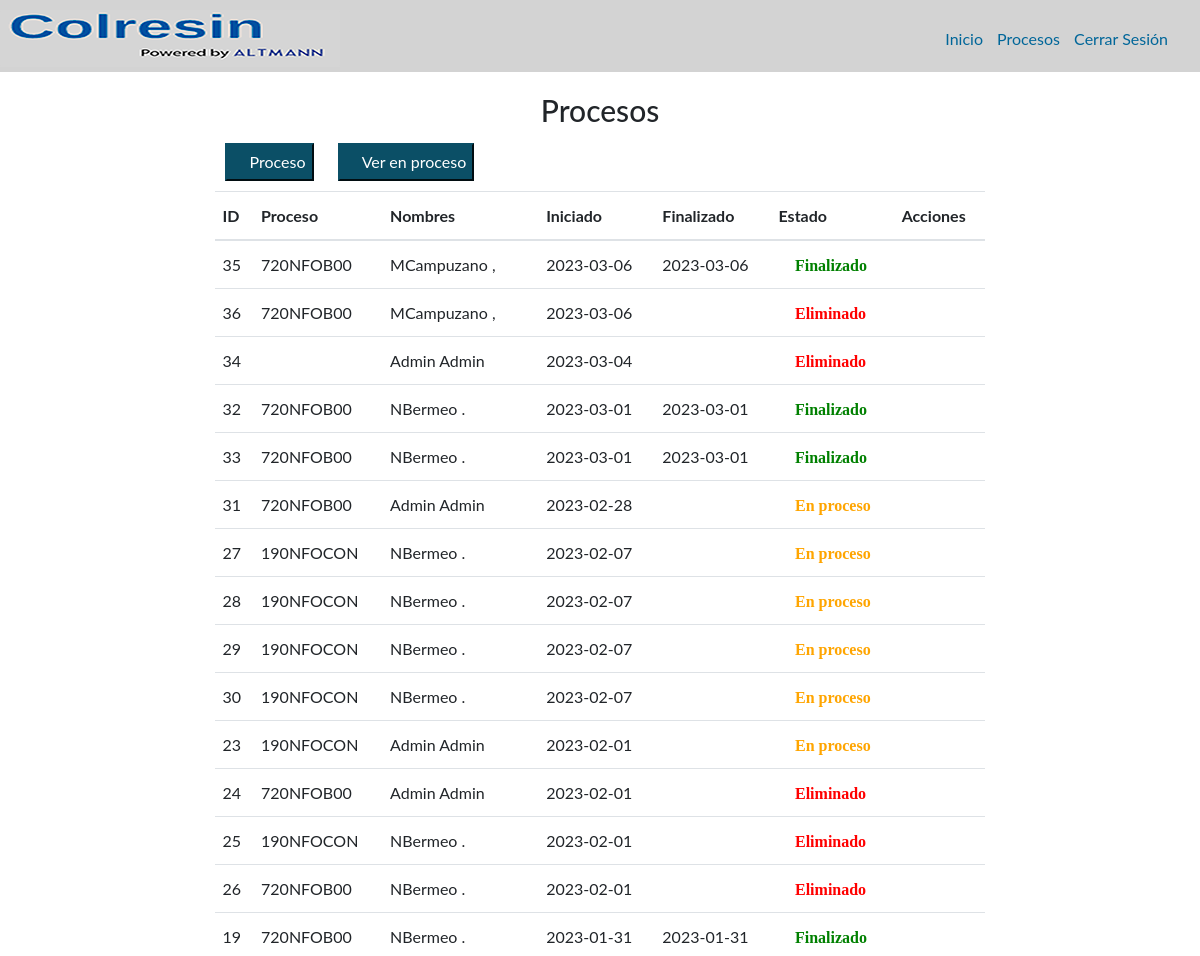
Page /Nueva/php/procesos/procesosTodos.php (signed in, upper part) on the earlier database version.
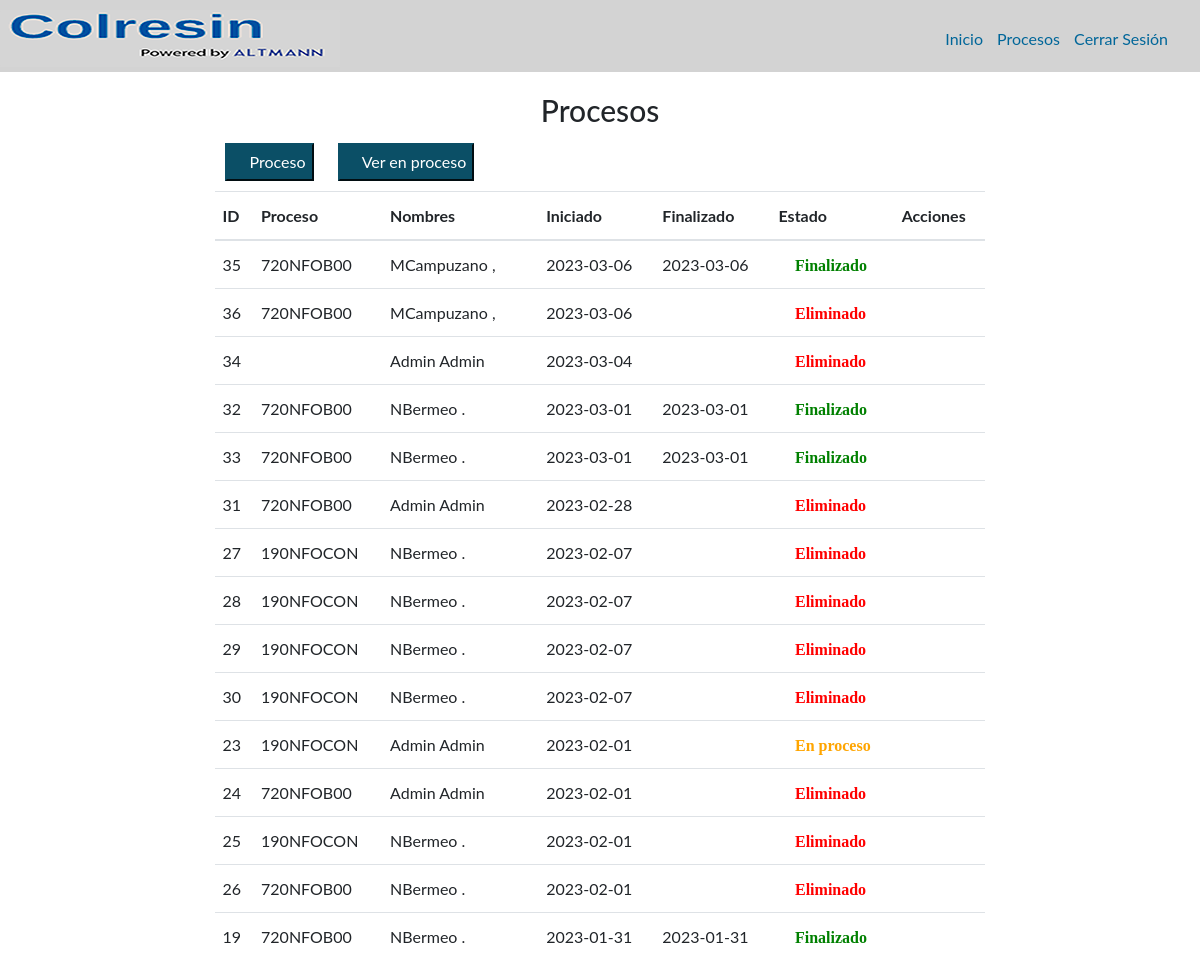
Same page on the later database version.
### tables this page shows
CREATE TABLE `procesos` (
  `IdProceso` int(11) NOT NULL,
  `NumLote` varchar(30) NOT NULL,
  `FechaInicial` date NOT NULL,
  `FechaFinal` date DEFAULT NULL,
  `HoraInicial` time NOT NULL,
  `HoraFinal` time DEFAULT NULL,
  `Estado` int(11) NOT NULL,
  `Cedula` varchar(45) NOT NULL
);

CREATE TABLE `nfo` (
  `IdProceso` int(11) NOT NULL,
  `nfo` varchar(50) NOT NULL,
  `numeroLote` varchar(50) NOT NULL,
  `MatPriFP04` varchar(2) DEFAULT NULL,
  `MatPriSeparada` varchar(2) DEFAULT NULL,
  `MateriaPrimacol` varchar(2) DEFAULT NULL,
  `ReactorLimpio` varchar(50) DEFAULT NULL,
  `HermeticidadReactor` varchar(50) DEFAULT NULL,
  `ReactorFunciona` varchar(50) DEFAULT NULL,
  `VacioFunciona` varchar(50) DEFAULT NULL,
  `VaporFunciona` varchar(50) DEFAULT NULL,
  `EnfriamientoFunciona` varchar(50) DEFAULT NULL,
  `EmisionesFunciona` varchar(50) DEFAULT NULL,
  `phsodatanque` varchar(50) DEFAULT NULL,
  `CondensadorFunciona` varchar(50) DEFAULT NULL,
  `ApruebaInicio` varchar(2) DEFAULT NULL,
  `RazonesNoAprob` varchar(200) DEFAULT NULL,
  `SeguridadNaftaleno` varchar(2) DEFAULT NULL,
  `EquipoNaftaleno` varchar(2) DEFAULT NULL,
  `EnfriamientoCerrado` varchar(2) DEFAULT NULL,
  `ValvBloqueo` varchar(2) DEFAULT NULL,
  `AbrirControlOlores` varchar(2) DEFAULT NULL,
  `Estartazos` varchar(2) DEFAULT NULL,
  `AgitadorOk` varchar(2) DEFAULT NULL,
  `ProblemaFund` varchar(2) DEFAULT NULL,
  `ProblemaFundirNaf` varchar(200) DEFAULT NULL,
  `SeguridadSulfurico` varchar(2) DEFAULT NULL,
  `EquipoSulfurico` varchar(2) DEFAULT NULL,
  `Vapor` varchar(2) DEFAULT NULL,
  `ProblemaSWFO` varchar(2) DEFAULT NULL,
  `TextoProblemaSWFO` varchar(500) DEFAULT NULL,
  `CierreControlOlores` varchar(2) DEFAULT NULL,
  `EvacuarCamisa` varchar(2) DEFAULT NULL,
  `SuministroVapor` varchar(2) DEFAULT NULL,
  `SeguridadFDO` varchar(2) DEFAULT NULL,
  `EquipoFDO` varchar(2) DEFAULT NULL,
  `LineaTierraOk` varchar(2) DEFAULT NULL,
  `BombaNeumaticaOk` varchar(2) DEFAULT NULL,
  `ConexionOk` varchar(2) DEFAULT NULL,
  `MangueraOk` varchar(2) DEFAULT NULL,
  `LineaCargaOk` varchar(2) DEFAULT NULL,
  `ValvulasCerradas` varchar(2) DEFAULT NULL,
  `CapacidadTanque` varchar(2) DEFAULT NULL,
  `ProblemaCondensacion` varchar(2) DEFAULT NULL,
  `TextoProblemaCondensacion` varchar(250) DEFAULT NULL,
  `SeguridadCSO` varchar(2) DEFAULT NULL,
  `EquipoCSO` varchar(2) DEFAULT NULL,
  `OlorFormol` varchar(2) DEFAULT NULL,
  `ph10` varchar(45) DEFAULT NULL,
  `Csc050Ajuste` varchar(45) DEFAULT NULL,
  `Stw00Ajuste` varchar(45) DEFAULT NULL,
  `ph10Fin` varchar(45) DEFAULT NULL,
  `ProductoBrillante` varchar(2) DEFAULT NULL,
  `HoraInicioLukas` time DEFAULT NULL,
  `HoraFinLukas` time DEFAULT NULL,
  `ProductoBrillante2` varchar(2) DEFAULT NULL,
  `NotificarLaboratorio` varchar(200) DEFAULT NULL,
  `SegNFO` varchar(2) DEFAULT NULL,
  `EquipoNFO` varchar(2) DEFAULT NULL,
  `AgitacionOff` varchar(2) DEFAULT NULL,
  `TalegoDescarga` varchar(2) DEFAULT NULL,
  `ResiduoTalego` varchar(2) DEFAULT NULL,
  `EnviarMuestraFinal` varchar(2) DEFAULT NULL,
  `Aspecto` varchar(100) DEFAULT NULL,
  `PorcentajeSolidos` varchar(45) DEFAULT NULL,
  `pH10Final` varchar(45) DEFAULT NULL,
  `Solubilidad10` varchar(45) DEFAULT NULL,
  `Solubilidad40` varchar(45) DEFAULT NULL,
  `Rendimiento` varchar(100) DEFAULT NULL,
  `ProcesoDif` varchar(2) DEFAULT NULL,
  `KgEnjuague` varchar(45) DEFAULT NULL,
  `KgLavado` varchar(45) DEFAULT NULL,
  `FechaMuestraLab` datetime(6) NOT NULL
);

CREATE TABLE `usuarios` (
  `IdUsuario` int(11) NOT NULL,
  `Nombre` varchar(50) NOT NULL,
  `Apellido` varchar(50) NOT NULL,
  `Cedula` varchar(50) NOT NULL,
  `CorreoElectronico` varchar(50) NOT NULL,
  `Contrasena` varchar(50) NOT NULL,
  `Estado` int(11) NOT NULL DEFAULT 1,
  `Rol` int(2) NOT NULL DEFAULT 1
);

### Nueva/php/procesos/acciones.php (called while the page is built, shortened)
<?php
class procesos{
    function get_process(){
        $conex = new conection();
        $result = $conex->conex();
        $query = mysqli_query($result,'SELECT u.*, p.*, n.nfo nombreProceso FROM Procesos p INNER JOIN Usuarios u INNER JOIN NFO n ON p.cedula = u.cedula and p.IdProceso = n.IdProceso ORDER BY FechaInicial DESC');
        return $query;
    }
}

### Nueva/php/procesos/procesosTodos.php (the view, shortened to what this page needs)
<?php
require_once "acciones.php";
$_process = new procesos();
$query = $_process->get_process();
$tr = '';
while ($row = $query->fetch_array(MYSQLI_BOTH)){
    $eliminar = "";
    $editar = "";
    if($row['Estado'] == 1){
        $estado = "<i class='fa fa-circle' style='color:orange;'> En proceso</i>";
        $editar   = "<a href='../formulario/editarFormulario.php?id=" . $row['IdProceso'] . "'>
                    <i class='fas fa-pen'></i>
                </a>";
    }else if($row['Estado'] == 2){
        $estado = "<i class='fa fa-circle' style='color:green;'> Finalizado</i>";
        $editar   = "<a href='../formulario/verFormulario.php?id=" . $row['IdProceso'] . "'>
                    <i class='fas fa-eye'></i>
                </a>";
    }else if($row['Estado'] == 3){
        $estado = "<i class='fa fa-circle' style='color:red;'> Eliminado</i>";
        $editar   = "<a href='../formulario/verFormulario.php?id=" . $row['IdProceso'] . "'>
                    <i class='fas fa-eye'></i>
                </a>";
    }
    $tr .=	"<tr class='rows' id='rows'>
                <td>" . $row['IdProceso'] 	. "</td>
                <td>" . $row['nombreProceso'] . "</td>
                <td>" . $row['Nombre'] . " " . $row['Apellido'] ."</td>
                <td>" . $row['FechaInicial'] ."</td>
                <td>" . $row['FechaFinal'] . "</td>
                <td>" . $estado . "</td>
                <td>
                    ".$editar."
                    &nbsp;&nbsp;
                    <a href='procesos.php?id=" . $row['IdProceso'] . "'>
                    ".$eliminar."
                </a>
                </td>
            </tr>";
}
$btn        = "<button type='button' class='boton-add' onclick=\"window.location.href='../formulario/formulario.php'\"><i class='fa fa-plus-circle' aria-hidden='true'></i> Proceso</button>";
?>
<!DOCTYPE html>
<html lang="en">
<head>
    <link rel="stylesheet" href="https://maxcdn.bootstrapcdn.com/bootstrap/4.0.0/css/bootstrap.min.css">
    <link rel="stylesheet" href="../../css/styles.css">
    <link href='../../css/fontawesome.css' rel='stylesheet'>
    <link href='../../css/all.css' rel='stylesheet'>
</head>
<body>
    <header class="site-header">
        <div class="contenedor contenido-header">
            <div class="barra">
                <a href="/">
                <img src="../../img/colresin-altmann.PNG" alt="Logotipo Altmann">
                </a>
                <nav class="navegacion">
                    <a href="../inicio/index.php">Inicio</a>
                    <a href="procesos.php">Procesos</a>
                    <a href="../login/cerrarSesion.php">Cerrar Sesión</a>
                </nav>
            </div>
        </div>
    </header>
    <main class="contenedor seccion contenido-centrado">
        <h1 class="centrar-texto">Procesos</h1>
        <div class="container">
            <?php echo $btn; ?>
            <button type="button" class="boton-add" onclick="window.location.href='procesos.php'"><i class="fa fa-eye" aria-hidden="true"></i> Ver en proceso</button>
            </div>
        <div class="container">
            <table class="table table-over">
                <thead>
                    <tr>
                        <th scope="col">ID</th>
                        <th scope="col">Proceso</th>
                        <th scope="col">Nombres</th>
                        <th scope="col">Iniciado</th>
                        <th scope="col">Finalizado</th>
                        <th scope="col">Estado</th>
                        <th scope="col">Acciones</th>
                    </tr>
                </thead>
                <tbody>
                    <?php echo $tr; ?>
                </tbody>
            </table>
        </div>
        <br>
        <br>
    </main>
</body>
</html>

Differences in the rows shown:
changed procesos id 31: Estado "En proceso" → "Eliminado"
changed procesos id 27: Estado "En proceso" → "Eliminado"
changed procesos id 28: Estado "En proceso" → "Eliminado"
changed procesos id 29: Estado "En proceso" → "Eliminado"
changed procesos id 30: Estado "En proceso" → "Eliminado"
